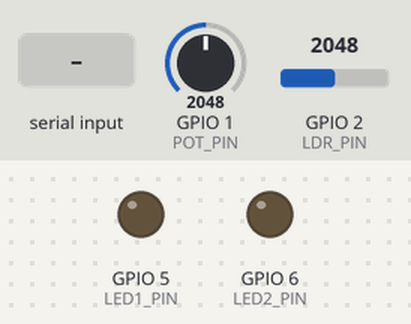
Bench run of a sketch on a simulated ESP32-S3. On the bench: output pins drawn as LEDs (lit = HIGH). The test bench sets the inputs (shaded band); at power-on: GPIO 1 (POT_PIN) = 2048, GPIO 2 (LDR_PIN) = 2048.

Above: at 1.2 s.
1.3 s: "led1:90\n" received over Serial
At 1.6 s:
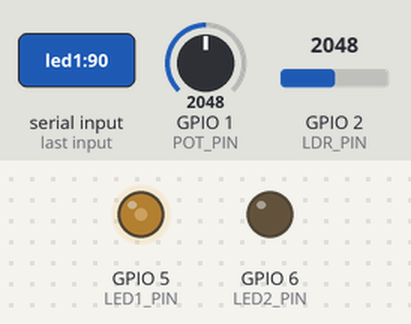
2.8 s: "led2:90\n" received over Serial
At 3.9 s:
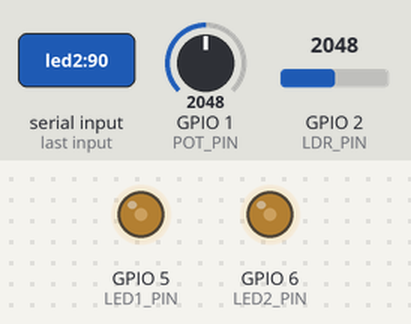
4.3 s: "led1:\n" received over Serial
At 5.0 s:
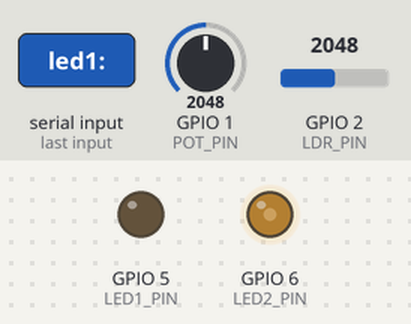
Timing chart, 0 to 7.3 s (numbered marks = the images above; inputs shaded):
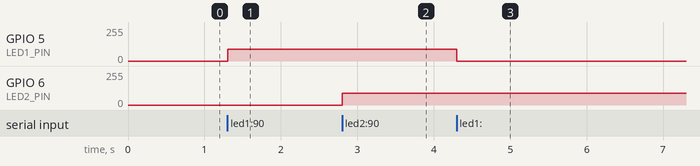

The sketch:

Aydin_SS6.arduino.ino
```cpp
//Aydin_SS6

const int LED1_PIN = 5;
const int LED2_PIN = 6;
const int POT_PIN  = A0;
const int LDR_PIN  = A1;

int potValue = 0;
int ldrValue = 0;

String incoming = "";

void setup() {
  Serial.begin(9600);

  pinMode(LED1_PIN, OUTPUT);
  pinMode(LED2_PIN, OUTPUT);

  pinMode(POT_PIN, INPUT);
  pinMode(LDR_PIN, INPUT);
}

void loop() {
  // Read serial if available
  while (Serial.available()) {
    char c = Serial.read();

    if (c == '\n') {
      processCommand(incoming);
      incoming = "";
    } else {
      incoming += c;
    }
  }

  potValue = analogRead(POT_PIN);
  ldrValue = analogRead(LDR_PIN);

  potValue = potValue / 4;
  ldrValue = ldrValue / 4;
}

void processCommand(String msg) {
  msg.trim();

  if (msg.startsWith("led1:")) {
    int v = msg.substring(5).toInt();
    v = constrain(v, 0, 255);
    ledcAttachPin(LED1_PIN, 0);
    ledcWrite(0, v);
  }

  else if (msg.startsWith("led2:")) {
    int v = msg.substring(5).toInt();
    v = constrain(v, 0, 255);
    ledcAttachPin(LED2_PIN, 1);
    ledcWrite(1, v);
  }

  else if (msg == "get") {
    Serial.print(potValue);
    Serial.print(",");
    Serial.println(ldrValue);
  }

  else if (msg == "hello") {
    Serial.println("hi");
  }
}
```

Measured:
- after the input at 1.3 s, GPIO 5 (LED1_PIN): 0/255 → 90/255 at once
- after the input at 2.8 s, GPIO 6 (LED2_PIN): 0/255 → 90/255 at once
- after the input at 4.3 s, GPIO 5 (LED1_PIN): 90/255 → 0/255 at once
